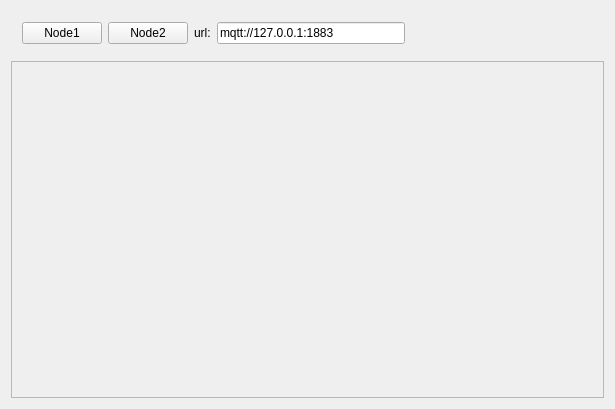
<?xml version="1.0" encoding="UTF-8"?>
<ui version="4.0">
 <class>mqttclientClass</class>
 <widget class="QWidget" name="mqttclientClass">
  <property name="geometry">
   <rect>
    <x>0</x>
    <y>0</y>
    <width>615</width>
    <height>409</height>
   </rect>
  </property>
  <property name="windowTitle">
   <string>mqttclient</string>
  </property>
  <layout class="QVBoxLayout" name="verticalLayout">
   <item>
    <widget class="QWidget" name="widget" native="true">
     <layout class="QHBoxLayout" name="horizontalLayout">
      <item>
       <widget class="QPushButton" name="pushButtonNode1">
        <property name="text">
         <string>Node1</string>
        </property>
       </widget>
      </item>
      <item>
       <widget class="QPushButton" name="pushButtonNode2">
        <property name="text">
         <string>Node2</string>
        </property>
       </widget>
      </item>
      <item>
       <widget class="QLabel" name="label">
        <property name="text">
         <string>url:</string>
        </property>
       </widget>
      </item>
      <item>
       <widget class="QLineEdit" name="lineEdit">
        <property name="inputMask">
         <string/>
        </property>
        <property name="text">
         <string>mqtt://127.0.0.1:1883</string>
        </property>
       </widget>
      </item>
      <item>
       <spacer name="horizontalSpacer">
        <property name="orientation">
         <enum>Qt::Horizontal</enum>
        </property>
        <property name="sizeHint" stdset="0">
         <size>
          <width>40</width>
          <height>20</height>
         </size>
        </property>
       </spacer>
      </item>
     </layout>
    </widget>
   </item>
   <item>
    <widget class="QScrollArea" name="scrollArea">
     <property name="widgetResizable">
      <bool>true</bool>
     </property>
     <widget class="QWidget" name="scrollAreaWidgetContents">
      <property name="geometry">
       <rect>
        <x>0</x>
        <y>0</y>
        <width>595</width>
        <height>342</height>
       </rect>
      </property>
      <layout class="QVBoxLayout" name="verticalLayoutNodeContainer"/>
     </widget>
    </widget>
   </item>
  </layout>
 </widget>
 <layoutdefault spacing="6" margin="11"/>
 <resources>
  <include location="mqttclient.qrc"/>
 </resources>
 <connections/>
</ui>
